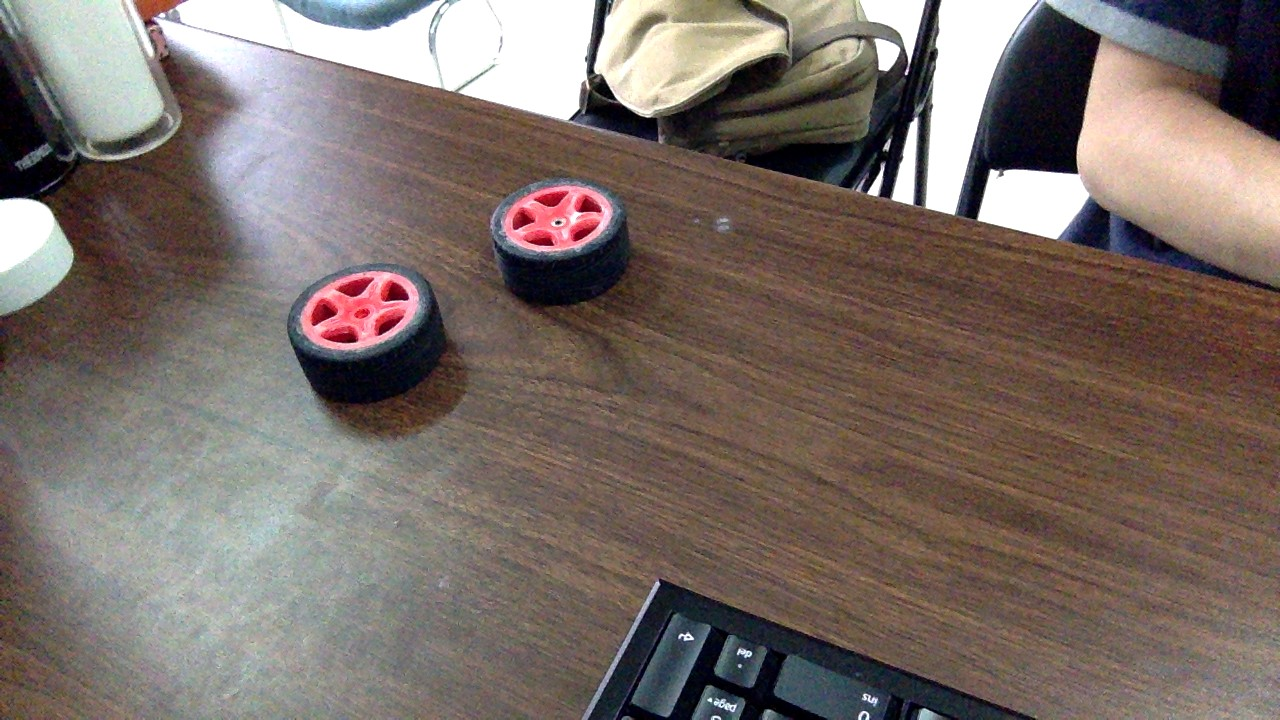
//> input picture DeskAndChair/DeskAndChair/1.jpg, 1280 x 720 px
$ ./DeskAndChair   (built with g++ and OpenCV 4)
//> lines starting //> are read from the running program, lines starting //| are printed output that depends on the picture; after the words box and inside, x2 and y2 are one past the last pixel; in counts of white or black regions, pixels touching at a corner belong together
### DeskAndChair/DeskAndChair/stdafx.h
// stdafx.h : 标准系统包含文件的包含文件，
// 或是经常使用但不常更改的
// 特定于项目的包含文件
//

#pragma once

#include "targetver.h"

#include <stdio.h>
#include <tchar.h>


// TODO: 在此处引用程序需要的其他头文件

### DeskAndChair/DeskAndChair/DeskAndChair.cpp
#include "stdafx.h"
#include <opencv2/highgui/highgui.hpp>
#include <opencv2/imgproc/imgproc.hpp>
#include <opencv2/core/core.hpp>
#include <vector>
#include<iostream>
using namespace cv;
using namespace std;

#define WINDOW_NAME1 "【原始图片】"        //为窗口标题定义的宏
#define WINDOW_NAME2 "【匹配窗口】"        //为窗口标题定义的宏

Mat SrcImg;              //输入图像
Mat DstImg;              //ROI
bool selectFlag = false;  //
						 /*------------------------------------------------------/
						 /功能：鼠标处理事件函数
						 /event:鼠标事件  x,y: 鼠标当前坐标 flag:
						 /param：函数指针
						 /------------------------------------------------------*/
void OnMouseMove(int event, int x, int y, int flag, void* param = NULL);

int g_nMatchMethod= CV_TM_SQDIFF_NORMED;
Mat g_resultImage;

int expectNum=2;
void on_Matching(Mat g_srcImage, Mat g_templateImage);
int main()
{
	SrcImg = imread("1.jpg");
//> SrcImg is the input picture: 720 rows x 1280 cols, CV_8UC3; mean B, G, R 103.8, 109.7, 122.3

	namedWindow("选择目标", 1);
	setMouseCallback("选择目标", OnMouseMove, NULL);
	imshow("选择目标", SrcImg);

	while (1)
	{
		waitKey(100);
//> the left mouse button is pressed at (320, 180)
//> the mouse is dragged to (640, 360)
//> the mouse is dragged to (960, 540)
//> the button is released at (960, 540)
//> call 4 of OnMouseMove, with event = 4, x = 960, y = 540, flag = 0
//> in OnMouseMove (call 4), `SrcImg(rect).copyTo(DstImg);`:
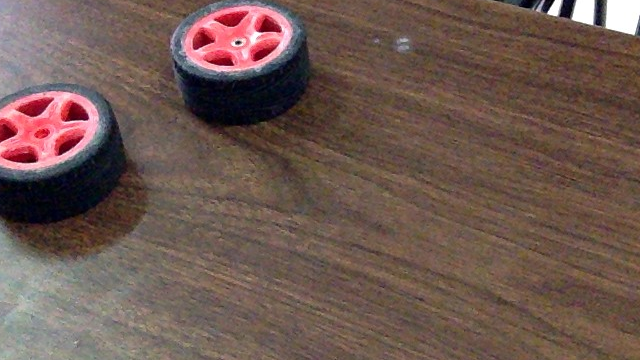
//> DstImg: 360 rows x 640 cols, CV_8UC3; mean B, G, R 80.7, 88.5, 110.5
		if (selectFlag == true)              //框选目标完成
		{
			destroyWindow("选择目标");
			on_Matching(SrcImg, DstImg);
			break;
		}
	}
	waitKey(0);
    return 0;
}


void OnMouseMove(int event, int x, int y, int flag, void* param /* = NULL */)
{
	static bool drawing = false;    //鼠标点击flag
	static Rect rect(-1, -1, -1, -1);  //ROI
	static Point Origin(-1, -1);     //起点
	//左键按下，且不移动
	if (event == CV_EVENT_LBUTTONDOWN && !CV_EVENT_MOUSEMOVE)
	{
		drawing = true;
		Origin = Point(x, y);    //获取坐标
		rect = Rect(x, y, 0, 0);   //设置lefttop 坐标
	}
	else if ((event == CV_EVENT_MOUSEMOVE) && ((flag && CV_EVENT_FLAG_LBUTTON)))
	{
		//鼠标移动，且左键已按下
		//cout << "框选中！" << endl;
	}
	else if (event == CV_EVENT_LBUTTONUP)
	{
		//如果左键弹起，说明ROI区域选择结束
		//若ROI长宽为0则返回提示
		if (drawing)
		{
			rect.x = Origin.x;
			rect.y = Origin.y;
			rect.width = x- Origin.x;
			rect.height = y- Origin.y;
			drawing = false;
		}
		if (rect.height == 0 || rect.width == 0)
		{
			cout << "You have not choose any rectangle area !" << endl;
		}
		namedWindow("目标", 1);
		SrcImg(rect).copyTo(DstImg);
		imshow("目标", DstImg);
		//imwrite("DstImg.jpg", DstImg);
		//rectangle(SrcImg, Point(rect.x, rect.y), Point(rect.x + rect.width, rect.y + rect.height), cvScalar(0, 255, 0));
		//imshow("选择目标", SrcImg);
		selectFlag = true;

	}
}

int find_dst(Mat result, Rect dst[]);
void on_Matching(Mat g_srcImage,Mat g_templateImage)
{
	Mat showResult;
	g_srcImage.copyTo(showResult);


	//【2】初始化用于结果输出的矩阵
	int resultImage_rows = g_srcImage.rows - g_templateImage.rows + 1;
//> resultImage_rows = 361
	int resultImage_cols = g_srcImage.cols - g_templateImage.cols + 1;
//> resultImage_cols = 641
	g_resultImage.create(resultImage_rows, resultImage_cols, CV_32FC1);

	//【3】进行匹配和标准化
	matchTemplate(g_srcImage, g_templateImage, g_resultImage, g_nMatchMethod);
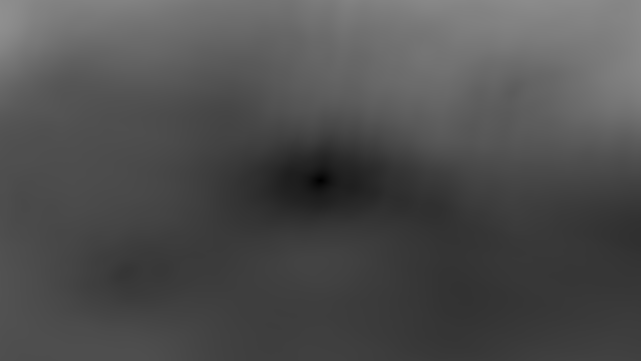
//> g_resultImage: 361 rows x 641 cols, CV_32FC1; min 0, max 0.563, mean 0.308
	normalize(g_resultImage, g_resultImage, 0, 1, NORM_MINMAX, -1, Mat());
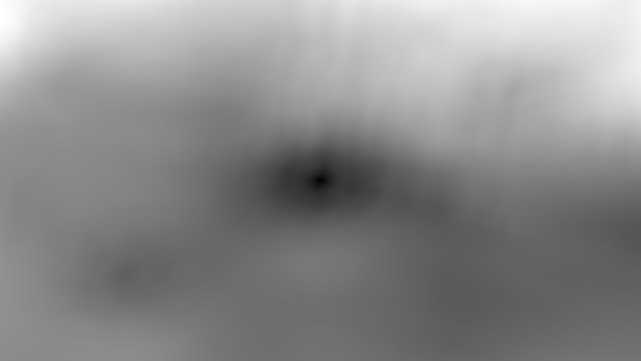
//> g_resultImage: 361 rows x 641 cols, CV_32FC1; min 0, max 1, mean 0.547

	//【4】查找所有符合模板的位置
	Rect dst[10];
	find_dst(g_resultImage, dst);
//> after the loop in find_dst, `for (int i = 5; i < result.rows-5; i++)`: num = 1
//> dst = 10 Rects (x, y, width, height), first 8: [321, 166, 640, 360], [0, 0, 0, 0], [0, 0, 0, 0], [0, 0, 0, 0], [0, 0, 0, 0], [0, 0, 0, 0], [0, 0, 0, 0], [0, 0, 0, 0]

	//【6】绘制出矩形，并显示最终结果
	for (int i = 0; i < expectNum; i++)
	{
		rectangle(showResult,dst[i], Scalar(0, 0, 255), 2, 8, 0);
		rectangle(g_resultImage, dst[i], Scalar(0, 0, 255), 2, 8, 0);
	}
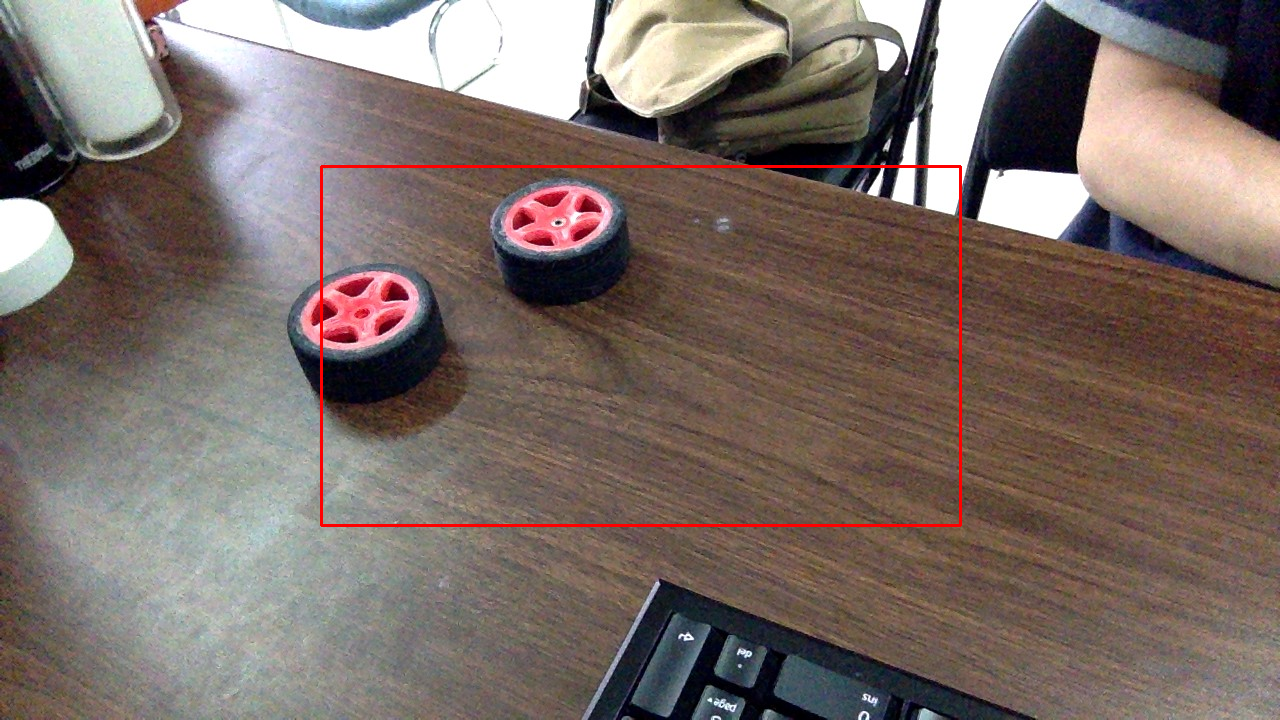
//> showResult: 720 rows x 1280 cols, CV_8UC3; 0.65% of pixels changed, all inside (x1, y1, x2, y2) = (320, 165, 962, 527)
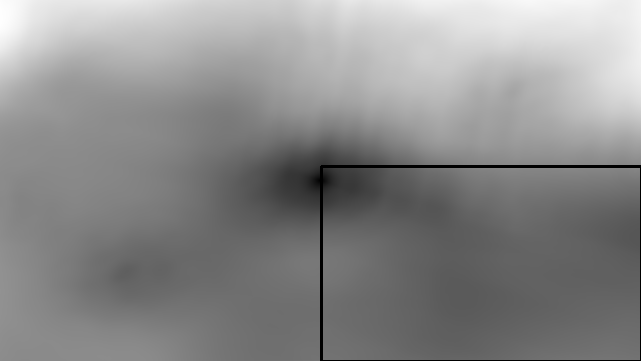
//> g_resultImage: 361 rows x 641 cols, CV_32FC1; 0.89% of pixels changed, all inside (x1, y1, x2, y2) = (320, 165, 641, 361)
	// [20 lines of commented-out code are left out]
	imshow(WINDOW_NAME1, showResult);
	imshow(WINDOW_NAME2, g_resultImage);
	//cout << g_resultImage;

}

double calc_bright(Mat mat, int row, int col);
int find_dst(Mat result,Rect dst[])
{
	int num = 0;
	Rect rect1;
	for (int i = 5; i < result.rows-5; i++)
	{
		float * data = result.ptr<float>(i);
		for (int j = 5; j < result.cols * 1-5; j++)
		{

			if (data[j] <= 0.2)
			{
				cout << g_resultImage.at<float>(i, j) << " ";
				cout << data[j]<<endl;
				if (calc_bright(result,i,j)<=0.3 && !rect1.contains(Point(j, i)))
				{
					dst[num].x = j;
					dst[num].y = i;
					dst[num].width = 0 + DstImg.cols;
					dst[num].height = 0 + DstImg.rows;
					if (num == 0)
					{
						rect1.x = j - DstImg.cols / 4;
						rect1.y = i - DstImg.rows / 4;
						rect1.width = 0 + DstImg.cols/2;
						rect1.height = 0 + DstImg.rows/2;
					}
					num++;
					if(num==expectNum)
					  return 0;
				}
			}
		}
	}
}

double calc_bright(Mat mat, int row, int col)
{
	double sum, valid=5;
	sum = mat.at<float>(row, col) + mat.at<float>(row, col - 1) + mat.at<float>(row, col + 1) + mat.at<float>(row - 1, col) + mat.at<float>(row + 1, col);
	return sum/5;
}
